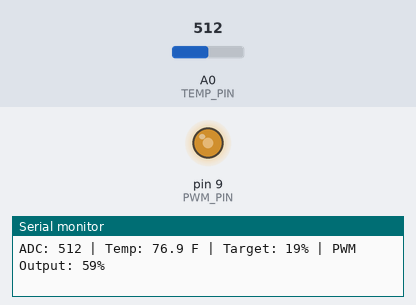
A sketch run on a simulated Arduino Uno, built with avr-gcc and run on an emulated ATmega328P. Parts: output pins drawn as LEDs (lit = HIGH), the last lines printed to the serial monitor. The test bench sets the inputs (shaded band); at power-on: A0 (TEMP_PIN) = 512.

Above: at 2.8 s.
2.9 s: A0 (TEMP_PIN) set to 900
At 3.7 s:
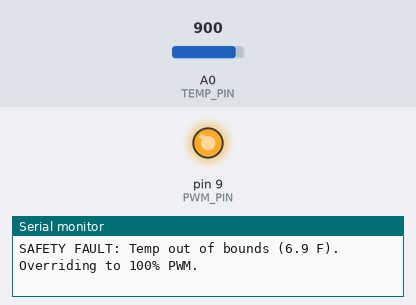
4.5 s: A0 (TEMP_PIN) set to 808
6.2 s: A0 (TEMP_PIN) set to 785
At 8.0 s:
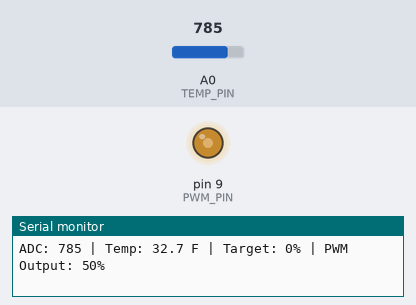
8.5 s: A0 (TEMP_PIN) set to 306
At 9.5 s:
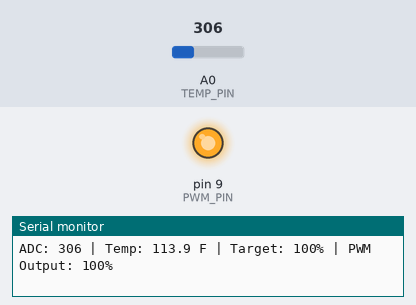
10.5 s: A0 (TEMP_PIN) set to 716
At 12.2 s:
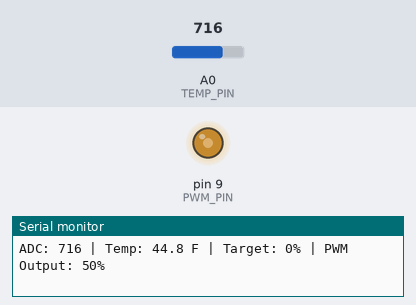
Timing chart, 0 to 13.5 s (numbered marks = the images above; inputs shaded):
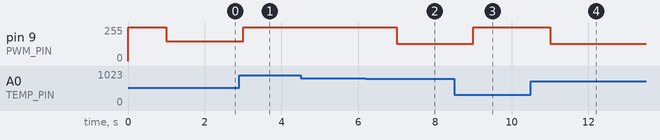

The sketch:

fan_control_with_thermister.ino
```cpp
#include <math.h>

const byte PWM_PIN = 9;
const byte TEMP_PIN = A0;

// --- Temperature Control Settings ---
const float TEMP_MIN = 75.0; // 0% fan target threshold, in degrees Fahrenheit
const float TEMP_MAX = 85.0; // 100% fan target threshold, in degrees Fahrenheit

// --- Fan Response Boundaries ---
const byte MIN_FAN_PWM = 50;  // 0% target maps to 50% PWM duty cycle. Based on the fan's minimum speed.
const byte MAX_FAN_PWM = 100; // 100% target maps to 100% PWM duty cycle

// Thermistor Parameters (Standard 100k NTC 3950)
const float THERMISTOR_NOMINAL = 100000.0;
const float TEMPERATURE_NOMINAL = 25.0;
const float B_COEFFICIENT = 3950.0;
const float SERIES_RESISTOR = 100000.0;

// Safety Thresholds (ADC values 0-1023)
const int ADC_FAULT_LOW = 15;    // Near 0 (Short to GND / Over-temp)
const int ADC_FAULT_HIGH = 1008; // Near 1023 (Open circuit / Disconnected)

// 25 kHz PWM timer top limit (16 MHz / (2 * 1 * 25000) = 320)
const uint16_t TIMER1_TOP = 320;

unsigned long lastTempCheck = 0;

void setup25kHzPWM() {
    pinMode(PWM_PIN, OUTPUT);

    // Timer1 setup for Phase-Correct PWM, TOP = ICR1, Prescaler = 1
    // Formula: 16 MHz / (2 * 1 * 320) = 25,000 Hz (25 kHz)
    TCCR1A = _BV(COM1A1) | _BV(WGM11);
    TCCR1B = _BV(WGM13) | _BV(CS10);
    ICR1 = TIMER1_TOP;
}

void setPWM(byte userPercent) {
    if (userPercent > 100)
        userPercent = 100;

    byte actualPWM = map(userPercent, 0, 100, MIN_FAN_PWM, MAX_FAN_PWM);

    // Direct 16-bit register calculation for 25 kHz
    uint16_t compareValue = (uint32_t)TIMER1_TOP * actualPWM / 100;
    OCR1A = compareValue;
}

float calculateTempF(int rawADC) {
    float resistance = SERIES_RESISTOR / ((1023.0 / rawADC) - 1.0);

    float steinhart = resistance / THERMISTOR_NOMINAL;
    steinhart = log(steinhart);
    steinhart /= B_COEFFICIENT;
    steinhart += 1.0 / (TEMPERATURE_NOMINAL + 273.15);
    steinhart = 1.0 / steinhart;

    float tempC = steinhart - 273.15;
    return (tempC * 9.0 / 5.0) + 32.0;
}

void setup() {
    Serial.begin(115200);

    setup25kHzPWM();

    // Start at 100% PWM safety override until valid temperature data is read
    setPWM(100);

    Serial.println("==========================================");
    Serial.println("  Thermistor Fan Controller (25 kHz PWM)");
    Serial.println("==========================================");
}

void loop() {
    if (millis() - lastTempCheck >= 1000) {
        lastTempCheck = millis();

        int rawADC = analogRead(TEMP_PIN);

        // --- Safety Check: Open Circuit or Short Circuit ---
        if (rawADC <= ADC_FAULT_LOW || rawADC >= ADC_FAULT_HIGH) {
            setPWM(100);

            Serial.print("SAFETY FAULT DETECTED! ADC: ");
            Serial.print(rawADC);
            if (rawADC <= ADC_FAULT_LOW)
                Serial.println(" (Short to GND / Over-Temp)");
            else
                Serial.println(" (Sensor Disconnected / Open)");

            return;
        }

        float tempF = calculateTempF(rawADC);

        // --- Safety Check: Out of Bounds Temperature ---
        if (tempF < 30.0 || tempF > 150.0) {
            setPWM(100);

            Serial.print("SAFETY FAULT: Temp out of bounds (");
            Serial.print(tempF, 1);
            Serial.println(" F). Overriding to 100% PWM.");

            return;
        }

        // --- Normal Temperature Operation ---
        float clampedTemp = constrain(tempF, TEMP_MIN, TEMP_MAX);
        byte targetPercent = map(clampedTemp * 10, TEMP_MIN * 10, TEMP_MAX * 10, 0, 100);

        setPWM(targetPercent);

        byte actualPWM = map(targetPercent, 0, 100, MIN_FAN_PWM, MAX_FAN_PWM);

        Serial.print("ADC: ");
        Serial.print(rawADC);
        Serial.print(" | Temp: ");
        Serial.print(tempF, 1);
        Serial.print(" F | Target: ");
        Serial.print(targetPercent);
        Serial.print("% | PWM Output: ");
        Serial.print(actualPWM);
        Serial.println("%");
    }
}
```

Measured:
- the behaviour switches between 799 and 798 on A0 (TEMP_PIN) (found by bisection; images 1 and 2)
- after the input at 2.9 s, pin 9 (PWM_PIN): 150/255 → 255/255 after 0.10 s
- after the input at 6.2 s, pin 9 (PWM_PIN): 255/255 → 128/255 after 0.80 s
- after the input at 8.5 s, pin 9 (PWM_PIN): 128/255 → 255/255 after 0.50 s
- after the input at 10.5 s, pin 9 (PWM_PIN): 255/255 → 128/255 after 0.50 s
